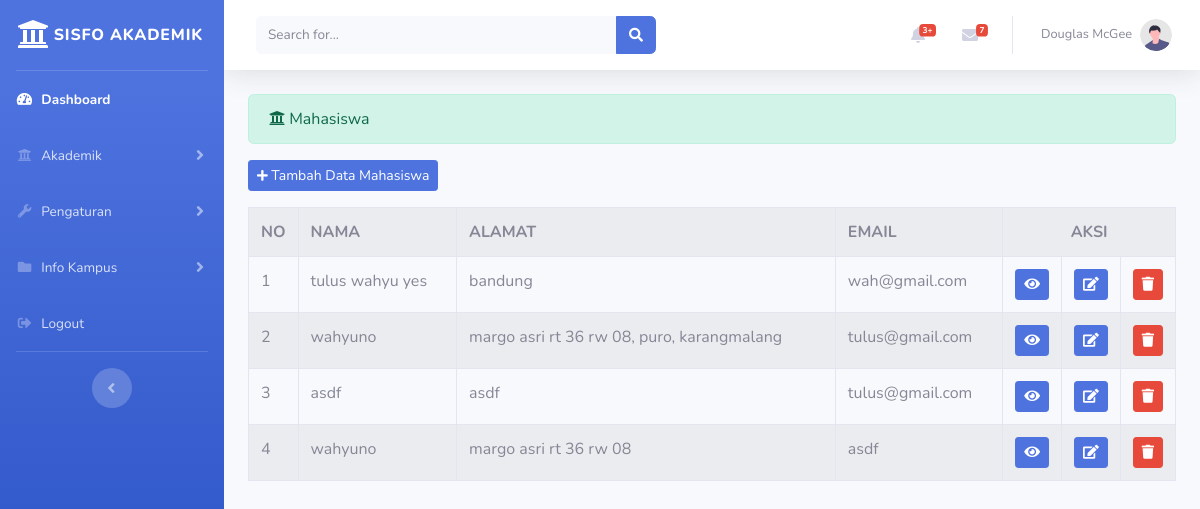
/index.php/administrator/mahasiswa, run on the app's committed database.
### tables this page shows
CREATE TABLE `mahasiswa` (
  `id` int(11) NOT NULL,
  `nim` varchar(11) NOT NULL,
  `nama_lengkap` varchar(120) NOT NULL,
  `alamat` varchar(255) NOT NULL,
  `email` varchar(120) NOT NULL,
  `telepon` varchar(20) NOT NULL,
  `tempat_lahir` varchar(120) NOT NULL,
  `tanggal_lahir` date NOT NULL,
  `jenis_kelamin` varchar(120) NOT NULL,
  `nama_prodi` varchar(120) NOT NULL,
  `photo` varchar(255) NOT NULL
);

### application/controllers/administrator/mahasiswa.php (called while the page is built, shortened)
<?php
class Mahasiswa extends CI_Controller
{
	public function index()
	{
		$data['mahasiswa'] = $this->mahasiswa_model->tampil_data('mahasiswa')->result();
			$this->load->view('templates_administrator/header');
			$this->load->view('templates_administrator/sidebar');
			$this->load->view('administrator/mahasiswa',$data);
			$this->load->view('templates_administrator/footer');
	}
}
 ?>

### index.php (called while the page is built, shortened)
<?php
require_once BASEPATH.'core/CodeIgniter.php';

### application/models/mahasiswa_model.php (called while the page is built, shortened)
<?php
class Mahasiswa_model extends CI_Model
{
	public function tampil_data($table)
	{
		return $this->db->get($table);
	}
}
 ?>

### application/views/administrator/mahasiswa.php (the view, shortened to what this page needs)
<div class="container-fluid">
	<div class="alert alert-success" role="alert">
    	<i class="fas fa-university"> </i> Mahasiswa
    </div>
    <?php echo anchor('administrator/mahasiswa/tambah_mahasiswa','<button class="btn btn-sm btn-primary mb-3"><i class="fas fa-plus fa-sm"></i> Tambah Data Mahasiswa</button>') ?>
    <table class="table table-bordered table-striped table-hover">
    	<tr>
    		<th>NO</th>
    		<th>NAMA</th>
    		<th>ALAMAT</th>
            <th>EMAIL</th>
    		<th colspan="3" style="text-align: center;">AKSI</th>
    	</tr>
    	<?php
    		$no = 1;
    		foreach ($mahasiswa as $mhs) : ?>
    		<tr>
    			<td width="20px"><?php echo $no++ ?></td>
    			<td><?php echo $mhs->nama_lengkap ?>  </td>
    			<td><?php echo $mhs->alamat ?>  </td>
                <td><?php echo $mhs->email ?>  </td>
    			<td width="20px"> <?php echo anchor('administrator/mahasiswa/detail/'.$mhs->id,'<div class="btn btn-sm btn-primary"><i class="fas fa-eye"></i></div>') ?></td>
                <td width="20px"> <?php echo anchor('administrator/mahasiswa/update/'.$mhs->id,'<div class="btn btn-sm btn-primary"><i class="fas fa-edit"></i></div>') ?></td>
    			<td width="20px" data-toggle="modal" data-target="#confirm-delete"> <div class="btn btn-sm btn-danger"><i class="fas fa-trash"></i></div> </td>
    		</tr>
    		<?php endforeach ?>
    </table>
</div>

### data on the page
mahasiswa: nama_lengkap "tulus wahyu yes", alamat "bandung", email "wah@gmail.com"
mahasiswa: nama_lengkap "wahyuno", alamat "margo asri rt 36 rw 08, puro, karangmalang", email "tulus@gmail.com"
mahasiswa: nama_lengkap "asdf", alamat "asdf", email "tulus@gmail.com"
mahasiswa: nama_lengkap "wahyuno", alamat "margo asri rt 36 rw 08", email "asdf"
